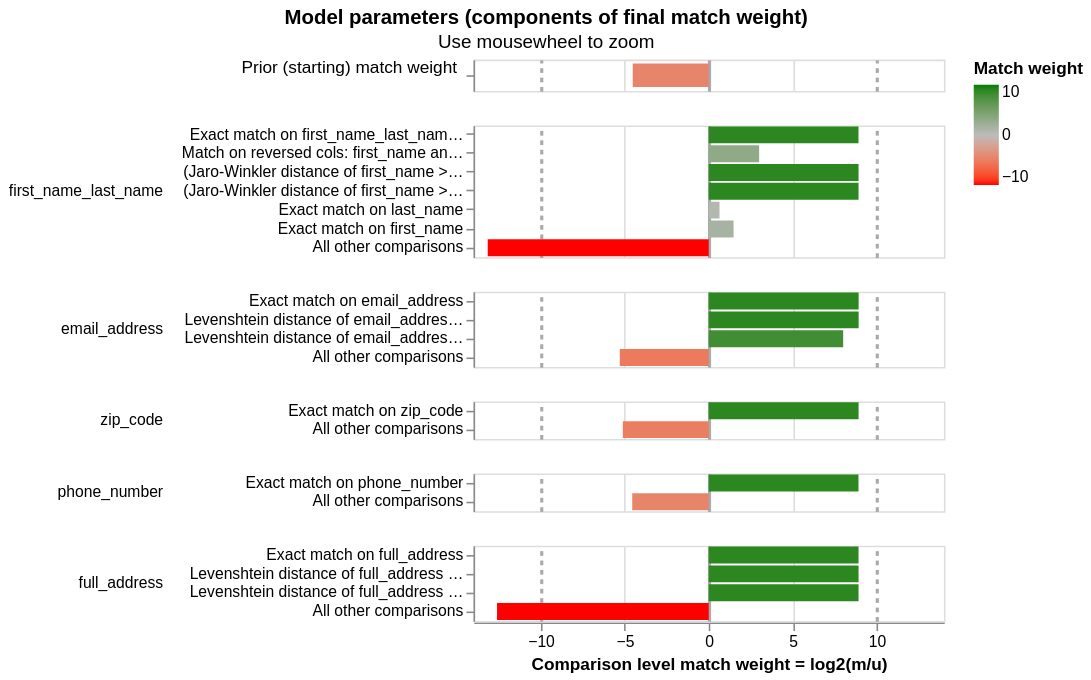

Notebook source saved alongside this figure:
### Code cell
linker.visualisations.match_weights_chart()

### Figure 1 — Vega-Lite specification as saved in the notebook (floating-point values rounded to 4 significant figures)
{"config": {"view": {"continuousWidth": 300, "continuousHeight": 300, "discreteHeight": 60, "discreteWidth": 400}, "header": {"title": null}, "mark": {"tooltip": null}, "title": {"anchor": "middle"}}, "vconcat": [{"mark": {"type": "bar", "clip": true, "height": 15}, "encoding": {"color": {"field": "log2_bayes_factor", "scale": {"domain": [-10, 0, 10], "interpolate": "lab", "range": ["red", "#bbbbbb", "green"]}, "title": "Match weight", "type": "quantitative"}, "tooltip": [{"field": "comparison_name", "title": "Comparison name", "type": "nominal"}, {"field": "probability_two_random_records_match", "format": ".4f", "title": "Probability two random records match", "type": "nominal"}, {"field": "log2_bayes_factor", "format": ",.4f", "title": "Equivalent match weight", "type": "quantitative"}, {"field": "bayes_factor_description", "title": "Match weight description", "type": "nominal"}], "x": {"axis": {"domain": false, "gridColor": {"condition": {"test": "abs(datum.value / 10)  <= 1 & datum.value % 10 === 0", "value": "#aaa"}, "value": "#ddd"}, "gridDash": {"condition": {"test": "abs(datum.value / 10) == 1", "value": [3]}, "value": null}, "gridWidth": {"condition": {"test": "abs(datum.value / 10)  <= 1 & datum.value % 10 === 0", "value": 2}, "value": 1}, "labels": false, "ticks": false, "title": ""}, "field": "log2_bayes_factor", "scale": {"domain": [-14, 14]}, "type": "quantitative"}, "y": {"axis": {"title": "Prior (starting) match weight", "titleAlign": "right", "titleAngle": 0, "titleFontWeight": "normal"}, "field": "label_for_charts", "sort": {"field": "comparison_vector_value", "order": "descending"}, "type": "nominal"}}, "height": 20, "transform": [{"filter": "(datum.comparison_name == 'probability_two_random_records_match')"}]}, {"mark": {"type": "bar", "clip": true}, "encoding": {"color": {"field": "log2_bayes_factor", "scale": {"domain": [-10, 0, 10], "interpolate": "lab", "range": ["red", "#bbbbbb", "green"]}, "title": "Match weight", "type": "quantitative"}, "row": {"field": "comparison_name", "header": {"labelAlign": "left", "labelAnchor": "middle", "labelAngle": 0}, "sort": {"field": "comparison_sort_order"}, "type": "nominal"}, "tooltip": [{"field": "comparison_name", "title": "Comparison name", "type": "nominal"}, {"field": "label_for_charts", "title": "Label", "type": "ordinal"}, {"field": "sql_condition", "title": "SQL condition", "type": "nominal"}, {"field": "m_probability", "format": ".10~g", "title": "M probability", "type": "quantitative"}, {"field": "u_probability", "format": ".10~g", "title": "U probability", "type": "quantitative"}, {"field": "bayes_factor", "format": ",.6f", "title": "Bayes factor = m/u", "type": "quantitative"}, {"field": "log2_bayes_factor", "format": ".4~g", "title": "Match weight = log2(m/u)", "type": "quantitative"}, {"field": "bayes_factor_description", "title": "Match weight description", "type": "nominal"}, {"field": "m_probability_description", "title": "m probability description", "type": "nominal"}, {"field": "u_probability_description", "title": "u probability description", "type": "nominal"}], "x": {"axis": {"gridColor": {"condition": {"test": "abs(datum.value / 10)  <= 1 & datum.value % 10 === 0", "value": "#aaa"}, "value": "#ddd"}, "gridDash": {"condition": {"test": "abs(datum.value / 10) == 1", "value": [3]}, "value": null}, "gridWidth": {"condition": {"test": "abs(datum.value / 10)  <= 1 & datum.value % 10 === 0", "value": 2}, "value": 1}, "title": "Comparison level match weight = log2(m/u)"}, "field": "log2_bayes_factor", "scale": {"domain": [-14, 14]}, "type": "quantitative"}, "y": {"axis": {"title": null}, "field": "label_for_charts", "sort": {"field": "comparison_vector_value", "order": "descending"}, "type": "nominal"}}, "height": {"step": 12}, "resolve": {"axis": {"y": "independent"}, "scale": {"y": "independent"}}, "transform": [{"filter": "(datum.comparison_name != 'probability_two_random_records_match')"}]}], "data": {"name": "data-b21e132dec04b4cc503f8adff9b29c60"}, "params": [{"name": "mouse_zoom", "select": {"type": "interval", "encodings": ["x"]}, "bind": "scales", "views": []}], "resolve": {"axis": {"y": "independent"}, "scale": {"y": "independent"}}, "title": {"text": "Model parameters (components of final match weight)", "subtitle": "Use mousewheel to zoom"}, "$schema": "https://vega.github.io/schema/vega-lite/v5.9.3.json", "datasets": {"data-b21e132dec04b4cc503f8adff9b29c60": [{"comparison_name": "probability_two_random_records_match", "sql_condition": null, "label_for_charts": "", "m_probability": null, "u_probability": null, "m_probability_description": null, "u_probability_description": null, "has_tf_adjustments": false, "tf_adjustment_column": null, "tf_adjustment_weight": null, "is_null_level": false, "bayes_factor": 0.04345, "log2_bayes_factor": -4.524, "comparison_vector_value": 0, "max_comparison_vector_value": 0, "bayes_factor_description": "The probability that two random records drawn at random match is 0.042 or one in  24.0 records.This is equivalent to a starting match weight of -4.524.", "probability_two_random_records_match": 0.04164, "comparison_sort_order": -1}, {"comparison_name": "first_name_last_name", "sql_condition": "\"first_name_last_name_concat_l\" = \"first_name_last_name_concat_r\"", "label_for_charts": "Exact match on first_name_last_name_concat", "m_probability": 0.9341, "u_probability": 0.001936, "m_probability_description": "Amongst matching record comparisons, 93.41% of records (i.e. one in 1.071) are in the exact match on first_name_last_name_concat comparison level", "u_probability_description": "Amongst non-matching record comparisons, 0.1936% of records (i.e. one in 517) are in the exact match on first_name_last_name_concat comparison level", "has_tf_adjustments": true, "tf_adjustment_column": "first_name_last_name_concat", "tf_adjustment_weight": 1.0, "is_null_level": false, "bayes_factor": 482.5, "log2_bayes_factor": 8.914, "comparison_vector_value": 6, "max_comparison_vector_value": 6, "bayes_factor_description": "If comparison level is `exact match on first_name_last_name_concat` then comparison is 482 times more likely to be a match", "probability_two_random_records_match": 0.04164, "comparison_sort_order": 0}, {"comparison_name": "first_name_last_name", "sql_condition": "\"first_name_l\" = \"last_name_r\" AND \"first_name_r\" = \"last_name_l\"", "label_for_charts": "Match on reversed cols: first_name and last_name (both directions)", "m_probability": 0.008333, "u_probability": 0.001042, "m_probability_description": "Amongst matching record comparisons, 0.8333% of records (i.e. one in 120) are in the match on reversed cols: first_name and last_name (both directions) comparison level", "u_probability_description": "Amongst non-matching record comparisons, 0.1042% of records (i.e. one in 960) are in the match on reversed cols: first_name and last_name (both directions) comparison level", "has_tf_adjustments": false, "tf_adjustment_column": null, "tf_adjustment_weight": 1.0, "is_null_level": false, "bayes_factor": 8.0, "log2_bayes_factor": 3.0, "comparison_vector_value": 5, "max_comparison_vector_value": 6, "bayes_factor_description": "If comparison level is `match on reversed cols: first_name and last_name (both directions)` then comparison is 8 times more likely to be a match", "probability_two_random_records_match": 0.04164, "comparison_sort_order": 0}, {"comparison_name": "first_name_last_name", "sql_condition": "(jaro_winkler_similarity(\"first_name_l\", \"first_name_r\") >= 0.92) AND (jaro_winkler_similarity(\"last_name_l\", \"last_name_r\") >= 0.92)", "label_for_charts": "(Jaro-Winkler distance of first_name >= 0.92) AND (Jaro-Winkler distance of last_name >= 0.92)", "m_probability": 0.04578, "u_probability": 9.467e-05, "m_probability_description": "Amongst matching record comparisons, 4.578% of records (i.e. one in 21.84) are in the (jaro-winkler distance of first_name >= 0.92) and (jaro-winkler distance of last_name >= 0.92) comparison level", "u_probability_description": "Amongst non-matching record comparisons, 0.009467% of records (i.e. one in 10,563) are in the (jaro-winkler distance of first_name >= 0.92) and (jaro-winkler distance of last_name >= 0.92) comparison level", "has_tf_adjustments": false, "tf_adjustment_column": null, "tf_adjustment_weight": 1.0, "is_null_level": false, "bayes_factor": 483.6, "log2_bayes_factor": 8.918, "comparison_vector_value": 4, "max_comparison_vector_value": 6, "bayes_factor_description": "If comparison level is `(jaro-winkler distance of first_name >= 0.92) and (jaro-winkler distance of last_name >= 0.92)` then comparison is 484 times more likely to be a match", "probability_two_random_records_match": 0.04164, "comparison_sort_order": 0}, {"comparison_name": "first_name_last_name", "sql_condition": "(jaro_winkler_similarity(\"first_name_l\", \"first_name_r\") >= 0.88) AND (jaro_winkler_similarity(\"last_name_l\", \"last_name_r\") >= 0.88)", "label_for_charts": "(Jaro-Winkler distance of first_name >= 0.88) AND (Jaro-Winkler distance of last_name >= 0.88)", "m_probability": 0.01068, "u_probability": 2.209e-05, "m_probability_description": "Amongst matching record comparisons, 1.068% of records (i.e. one in 93.62) are in the (jaro-winkler distance of first_name >= 0.88) and (jaro-winkler distance of last_name >= 0.88) comparison level", "u_probability_description": "Amongst non-matching record comparisons, 0.002209% of records (i.e. one in 45,276) are in the (jaro-winkler distance of first_name >= 0.88) and (jaro-winkler distance of last_name >= 0.88) comparison level", "has_tf_adjustments": false, "tf_adjustment_column": null, "tf_adjustment_weight": 1.0, "is_null_level": false, "bayes_factor": 483.6, "log2_bayes_factor": 8.918, "comparison_vector_value": 3, "max_comparison_vector_value": 6, "bayes_factor_description": "If comparison level is `(jaro-winkler distance of first_name >= 0.88) and (jaro-winkler distance of last_name >= 0.88)` then comparison is 484 times more likely to be a match", "probability_two_random_records_match": 0.04164, "comparison_sort_order": 0}, {"comparison_name": "first_name_last_name", "sql_condition": "\"last_name_l\" = \"last_name_r\"", "label_for_charts": "Exact match on last_name", "m_probability": 0.005568, "u_probability": 0.003571, "m_probability_description": "Amongst matching record comparisons, 0.5568% of records (i.e. one in 180) are in the exact match on last_name comparison level", "u_probability_description": "Amongst non-matching record comparisons, 0.3571% of records (i.e. one in 280) are in the exact match on last_name comparison level", "has_tf_adjustments": true, "tf_adjustment_column": "last_name", "tf_adjustment_weight": 1.0, "is_null_level": false, "bayes_factor": 1.559, "log2_bayes_factor": 0.641, "comparison_vector_value": 2, "max_comparison_vector_value": 6, "bayes_factor_description": "If comparison level is `exact match on last_name` then comparison is 1.559 times more likely to be a match", "probability_two_random_records_match": 0.04164, "comparison_sort_order": 0}, {"comparison_name": "first_name_last_name", "sql_condition": "\"first_name_l\" = \"first_name_r\"", "label_for_charts": "Exact match on first_name", "m_probability": 0.003764, "u_probability": 0.001352, "m_probability_description": "Amongst matching record comparisons, 0.3764% of records (i.e. one in 266) are in the exact match on first_name comparison level", "u_probability_description": "Amongst non-matching record comparisons, 0.1352% of records (i.e. one in 740) are in the exact match on first_name comparison level", "has_tf_adjustments": true, "tf_adjustment_column": "first_name", "tf_adjustment_weight": 1.0, "is_null_level": false, "bayes_factor": 2.785, "log2_bayes_factor": 1.478, "comparison_vector_value": 1, "max_comparison_vector_value": 6, "bayes_factor_description": "If comparison level is `exact match on first_name` then comparison is 2.785 times more likely to be a match", "probability_two_random_records_match": 0.04164, "comparison_sort_order": 0}, {"comparison_name": "first_name_last_name", "sql_condition": "ELSE", "label_for_charts": "All other comparisons", "m_probability": 0.0001089, "u_probability": 0.993, "m_probability_description": "Amongst matching record comparisons, 0.01089% of records (i.e. one in 9,184) are in the all other comparisons comparison level", "u_probability_description": "Amongst non-matching record comparisons, 99.3% of records (i.e. one in 1.007) are in the all other comparisons comparison level", "has_tf_adjustments": false, "tf_adjustment_column": null, "tf_adjustment_weight": 1.0, "is_null_level": false, "bayes_factor": 0.0001096, "log2_bayes_factor": -13.15, "comparison_vector_value": 0, "max_comparison_vector_value": 6, "bayes_factor_description": "If comparison level is `all other comparisons` then comparison is 9,120 times less likely to be a match", "probability_two_random_records_match": 0.04164, "comparison_sort_order": 0}, {"comparison_name": "email_address", "sql_condition": "\"email_address_l\" = \"email_address_r\"", "label_for_charts": "Exact match on email_address", "m_probability": 0.9507, "u_probability": 0.001959, "m_probability_description": "Amongst matching record comparisons, 95.07% of records (i.e. one in 1.052) are in the exact match on email_address comparison level", "u_probability_description": "Amongst non-matching record comparisons, 0.1959% of records (i.e. one in 510) are in the exact match on email_address comparison level", "has_tf_adjustments": false, "tf_adjustment_column": null, "tf_adjustment_weight": 1.0, "is_null_level": false, "bayes_factor": 485.3, "log2_bayes_factor": 8.923, "comparison_vector_value": 3, "max_comparison_vector_value": 3, "bayes_factor_description": "If comparison level is `exact match on email_address` then comparison is 485 times more likely to be a match", "probability_two_random_records_match": 0.04164, "comparison_sort_order": 1}, {"comparison_name": "email_address", "sql_condition": "levenshtein(\"email_address_l\", \"email_address_r\") <= 1", "label_for_charts": "Levenshtein distance of email_address <= 1", "m_probability": 0.02094, "u_probability": 4.314e-05, "m_probability_description": "Amongst matching record comparisons, 2.094% of records (i.e. one in 47.77) are in the levenshtein distance of email_address <= 1 comparison level", "u_probability_description": "Amongst non-matching record comparisons, 0.004314% of records (i.e. one in 23,181) are in the levenshtein distance of email_address <= 1 comparison level", "has_tf_adjustments": false, "tf_adjustment_column": null, "tf_adjustment_weight": 1.0, "is_null_level": false, "bayes_factor": 485.3, "log2_bayes_factor": 8.923, "comparison_vector_value": 2, "max_comparison_vector_value": 3, "bayes_factor_description": "If comparison level is `levenshtein distance of email_address <= 1` then comparison is 485 times more likely to be a match", "probability_two_random_records_match": 0.04164, "comparison_sort_order": 1}, {"comparison_name": "email_address", "sql_condition": "levenshtein(\"email_address_l\", \"email_address_r\") <= 2", "label_for_charts": "Levenshtein distance of email_address <= 2", "m_probability": 0.00289, "u_probability": 1.127e-05, "m_probability_description": "Amongst matching record comparisons, 0.289% of records (i.e. one in 346) are in the levenshtein distance of email_address <= 2 comparison level", "u_probability_description": "Amongst non-matching record comparisons, 0.001127% of records (i.e. one in 88,692) are in the levenshtein distance of email_address <= 2 comparison level", "has_tf_adjustments": false, "tf_adjustment_column": null, "tf_adjustment_weight": 1.0, "is_null_level": false, "bayes_factor": 256.3, "log2_bayes_factor": 8.002, "comparison_vector_value": 1, "max_comparison_vector_value": 3, "bayes_factor_description": "If comparison level is `levenshtein distance of email_address <= 2` then comparison is 256 times more likely to be a match", "probability_two_random_records_match": 0.04164, "comparison_sort_order": 1}, {"comparison_name": "email_address", "sql_condition": "ELSE", "label_for_charts": "All other comparisons", "m_probability": 0.02543, "u_probability": 0.998, "m_probability_description": "Amongst matching record comparisons, 2.543% of records (i.e. one in 39.32) are in the all other comparisons comparison level", "u_probability_description": "Amongst non-matching record comparisons, 99.8% of records (i.e. one in 1.002) are in the all other comparisons comparison level", "has_tf_adjustments": false, "tf_adjustment_column": null, "tf_adjustment_weight": 1.0, "is_null_level": false, "bayes_factor": 0.02549, "log2_bayes_factor": -5.294, "comparison_vector_value": 0, "max_comparison_vector_value": 3, "bayes_factor_description": "If comparison level is `all other comparisons` then comparison is 39.24 times less likely to be a match", "probability_two_random_records_match": 0.04164, "comparison_sort_order": 1}, {"comparison_name": "zip_code", "sql_condition": "\"zip_code_l\" = \"zip_code_r\"", "label_for_charts": "Exact match on zip_code", "m_probability": 0.9712, "u_probability": 0.002005, "m_probability_description": "Amongst matching record comparisons, 97.12% of records (i.e. one in 1.03) are in the exact match on zip_code comparison level", "u_probability_description": "Amongst non-matching record comparisons, 0.2005% of records (i.e. one in 499) are in the exact match on zip_code comparison level", "has_tf_adjustments": false, "tf_adjustment_column": null, "tf_adjustment_weight": 1.0, "is_null_level": false, "bayes_factor": 484.3, "log2_bayes_factor": 8.92, "comparison_vector_value": 1, "max_comparison_vector_value": 1, "bayes_factor_description": "If comparison level is `exact match on zip_code` then comparison is 484 times more likely to be a match", "probability_two_random_records_match": 0.04164, "comparison_sort_order": 2}, {"comparison_name": "zip_code", "sql_condition": "ELSE", "label_for_charts": "All other comparisons", "m_probability": 0.02883, "u_probability": 0.998, "m_probability_description": "Amongst matching record comparisons, 2.883% of records (i.e. one in 34.68) are in the all other comparisons comparison level", "u_probability_description": "Amongst non-matching record comparisons, 99.8% of records (i.e. one in 1.002) are in the all other comparisons comparison level", "has_tf_adjustments": false, "tf_adjustment_column": null, "tf_adjustment_weight": 1.0, "is_null_level": false, "bayes_factor": 0.02889, "log2_bayes_factor": -5.113, "comparison_vector_value": 0, "max_comparison_vector_value": 1, "bayes_factor_description": "If comparison level is `all other comparisons` then comparison is 34.61 times less likely to be a match", "probability_two_random_records_match": 0.04164, "comparison_sort_order": 2}, {"comparison_name": "phone_number", "sql_condition": "\"phone_number_l\" = \"phone_number_r\"", "label_for_charts": "Exact match on phone_number", "m_probability": 0.9575, "u_probability": 0.001984, "m_probability_description": "Amongst matching record comparisons, 95.75% of records (i.e. one in 1.044) are in the exact match on phone_number comparison level", "u_probability_description": "Amongst non-matching record comparisons, 0.1984% of records (i.e. one in 504) are in the exact match on phone_number comparison level", "has_tf_adjustments": false, "tf_adjustment_column": null, "tf_adjustment_weight": 1.0, "is_null_level": false, "bayes_factor": 482.5, "log2_bayes_factor": 8.914, "comparison_vector_value": 1, "max_comparison_vector_value": 1, "bayes_factor_description": "If comparison level is `exact match on phone_number` then comparison is 483 times more likely to be a match", "probability_two_random_records_match": 0.04164, "comparison_sort_order": 3}, {"comparison_name": "phone_number", "sql_condition": "ELSE", "label_for_charts": "All other comparisons", "m_probability": 0.04249, "u_probability": 0.998, "m_probability_description": "Amongst matching record comparisons, 4.249% of records (i.e. one in 23.54) are in the all other comparisons comparison level", "u_probability_description": "Amongst non-matching record comparisons, 99.8% of records (i.e. one in 1.002) are in the all other comparisons comparison level", "has_tf_adjustments": false, "tf_adjustment_column": null, "tf_adjustment_weight": 1.0, "is_null_level": false, "bayes_factor": 0.04257, "log2_bayes_factor": -4.554, "comparison_vector_value": 0, "max_comparison_vector_value": 1, "bayes_factor_description": "If comparison level is `all other comparisons` then comparison is 23.49 times less likely to be a match", "probability_two_random_records_match": 0.04164, "comparison_sort_order": 3}, {"comparison_name": "full_address", "sql_condition": "\"full_address_l\" = \"full_address_r\"", "label_for_charts": "Exact match on full_address", "m_probability": 0.9605, "u_probability": 0.001988, "m_probability_description": "Amongst matching record comparisons, 96.05% of records (i.e. one in 1.041) are in the exact match on full_address comparison level", "u_probability_description": "Amongst non-matching record comparisons, 0.1988% of records (i.e. one in 503) are in the exact match on full_address comparison level", "has_tf_adjustments": false, "tf_adjustment_column": null, "tf_adjustment_weight": 1.0, "is_null_level": false, "bayes_factor": 483.3, "log2_bayes_factor": 8.917, "comparison_vector_value": 3, "max_comparison_vector_value": 3, "bayes_factor_description": "If comparison level is `exact match on full_address` then comparison is 483 times more likely to be a match", "probability_two_random_records_match": 0.04164, "comparison_sort_order": 4}, {"comparison_name": "full_address", "sql_condition": "levenshtein(\"full_address_l\", \"full_address_r\") <= 1", "label_for_charts": "Levenshtein distance of full_address <= 1", "m_probability": 0.02944, "u_probability": 6.088e-05, "m_probability_description": "Amongst matching record comparisons, 2.944% of records (i.e. one in 33.97) are in the levenshtein distance of full_address <= 1 comparison level", "u_probability_description": "Amongst non-matching record comparisons, 0.006088% of records (i.e. one in 16,426) are in the levenshtein distance of full_address <= 1 comparison level", "has_tf_adjustments": false, "tf_adjustment_column": null, "tf_adjustment_weight": 1.0, "is_null_level": false, "bayes_factor": 483.5, "log2_bayes_factor": 8.917, "comparison_vector_value": 2, "max_comparison_vector_value": 3, "bayes_factor_description": "If comparison level is `levenshtein distance of full_address <= 1` then comparison is 484 times more likely to be a match", "probability_two_random_records_match": 0.04164, "comparison_sort_order": 4}, {"comparison_name": "full_address", "sql_condition": "levenshtein(\"full_address_l\", \"full_address_r\") <= 2", "label_for_charts": "Levenshtein distance of full_address <= 2", "m_probability": 0.009865, "u_probability": 2.04e-05, "m_probability_description": "Amongst matching record comparisons, 0.9865% of records (i.e. one in 101) are in the levenshtein distance of full_address <= 2 comparison level", "u_probability_description": "Amongst non-matching record comparisons, 0.00204% of records (i.e. one in 49,014) are in the levenshtein distance of full_address <= 2 comparison level", "has_tf_adjustments": false, "tf_adjustment_column": null, "tf_adjustment_weight": 1.0, "is_null_level": false, "bayes_factor": 483.5, "log2_bayes_factor": 8.917, "comparison_vector_value": 1, "max_comparison_vector_value": 3, "bayes_factor_description": "If comparison level is `levenshtein distance of full_address <= 2` then comparison is 483 times more likely to be a match", "probability_two_random_records_match": 0.04164, "comparison_sort_order": 4}, {"comparison_name": "full_address", "sql_condition": "ELSE", "label_for_charts": "All other comparisons", "m_probability": 0.0001607, "u_probability": 0.9979, "m_probability_description": "Amongst matching record comparisons, 0.01607% of records (i.e. one in 6,224) are in the all other comparisons comparison level", "u_probability_description": "Amongst non-matching record comparisons, 99.79% of records (i.e. one in 1.002) are in the all other comparisons comparison level", "has_tf_adjustments": false, "tf_adjustment_column": null, "tf_adjustment_weight": 1.0, "is_null_level": false, "bayes_factor": 0.000161, "log2_bayes_factor": -12.6, "comparison_vector_value": 0, "max_comparison_vector_value": 3, "bayes_factor_description": "If comparison level is `all other comparisons` then comparison is 6,211 times less likely to be a match", "probability_two_random_records_match": 0.04164, "comparison_sort_order": 4}]}}
